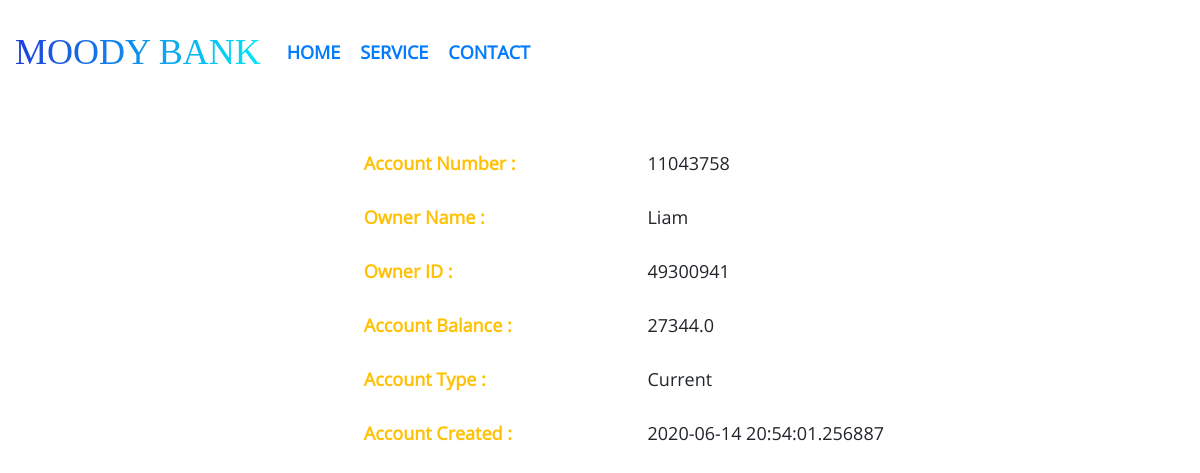
The page /show_account_details/11043758 on the database its author committed.
### application/models.py (models this page shows, shortened)
class Account(db.Model):
	acc_no = db.Column(db.Integer, primary_key=True)
	acc_balance = db.Column(db.Float, nullable=False)
	acc_type = db.Column(db.String(1), nullable=False)
	acc_createDate = db.Column(db.DateTime, nullable=False, default=d.today())
	cust_id = db.Column(db.Integer, db.ForeignKey('customer.cust_id'), nullable=False)

class Customer(db.Model):
	ssn = db.Column(db.Integer, primary_key=True)
	cust_id = db.Column(db.Integer, unique=True, nullable=False)
	cust_name = db.Column(db.String(20), nullable=False)
	cust_address = db.Column(db.Text, nullable=False)
	cust_contact = db.Column(db.Integer,nullable=False)
	cust_age = db.Column(db.Integer, nullable=False)
	cust_state = db.Column(db.String(20),nullable=False)
	cust_city = db.Column(db.String(30),nullable=False)
	accounts = db.relationship('Account', backref='Owner', lazy=True)
	transactions = db.relationship('Transaction', backref='Owner', lazy=True)

### application/routes.py (the view)
@app.route("/show_account_details/<int:acc_no>")
def show_account_details(acc_no):
	account = Account.query.filter_by(acc_no=acc_no).first()
	if account == None:
		flash("Account not found...", category="danger")
		return redirect(url_for('home'))
	else:
		return render_template('show_account_details.html', account=account, title="Show Account Details")

### application/templates/show_account_details.html (shortened to what this page needs)
{% extends 'layout.html' %}
{% block content %}
    <div class="row" style="margin-left:50px;margin-top: 30px; font-size: large;">
        <div class="col-3"></div>
        <div class="col align-self-center">
            <div class="row">
            	<div class="col-6 text-warning" style="font-weight: bold;">Account Number :</div>
            	<div class="col-6">{{ account.acc_no }}</div>
            </div><br/>
            <div class="row">
            	<div class="col-6 text-warning" style="font-weight: bold;">Owner Name :</div>
            	<div class="col-6">{{ account.Owner.cust_name }}</div>
            </div><br/>
            <div class="row">
            	<div class="col-6 text-warning" style="font-weight: bold;">Owner ID :</div>
            	<div class="col-6">{{ account.cust_id }}</div>
            </div><br/>
            <div class="row">
            	<div class="col-6 text-warning" style="font-weight: bold;">Account Balance :</div>
            	<div class="col-6">{{ account.acc_balance }}</div>
            </div><br/>
            <div class="row">
            	<div class="col-6 text-warning" style="font-weight: bold;">Account Type :</div>
                {% if account.acc_type == 'S'%}
            	<div class="col-6">Savings</div>
                {% elif account.acc_type == 'C' %}
                <div class="col-6">Current</div>
                {% endif %}
            </div><br/>
            <div class="row">
            	<div class="col-6 text-warning" style="font-weight: bold;">Account Created :</div>
            	<div class="col-6">{{ account.acc_createDate }}</div>
            </div><br/>
        </div>
        <div class="col-3"></div>
    </div>
{% endblock content %}

### application/static/css/style1.css (style rules this page uses)
body { overflow: hidden; overflow-y: auto; font-family: "OpenSans-Regular"; }

### rows shown on the page
Account: acc_no "11043758", cust_id "49300941", acc_balance "27344.0", acc_createDate "2020-06-14 20:54:01.256887"
Customer: Owner.cust_name "Liam"
